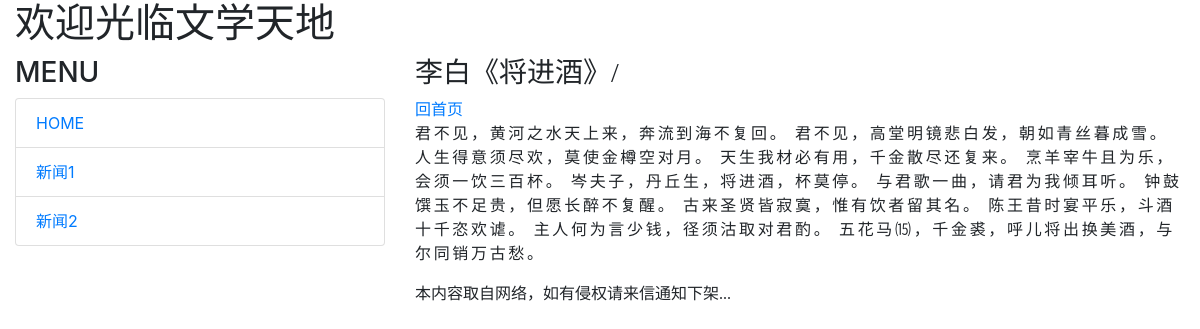
The page /post/qiangjinjiu-libai/ on the database its author committed.
### mainsite/models.py (models this page shows, shortened)
class Post(models.Model):
    title = models.CharField(max_length=200)
    slug = models.CharField(max_length=200)
    body = models.TextField()
    pub_date = models.DateTimeField(default=timezone.now)
    class Meta:
        ordering = ('-pub_date',)

### mainsite/views.py (the view)
# urls.py: path('post/<slug:slug>/', showpost),
def showpost(request, slug):
    try:
        post = Post.objects.get(slug = slug)
        if post != None:
            return render(request, 'post.html', locals())
    except:
        return redirect('/')

### templates/post.html (shortened to what this page needs)
{% extends "base.html" %}
{% block headmessage %}
<h3 style="font-family: 微软雅黑;">{{post.title}}/</h3>
<a style="font-family: 微软雅黑;" href="/">回首页</a>
{% endblock headmessage %}
{% block content %}
<p style="font-family: 微软雅黑;font-size:12pt;letter-spacing:2pt;">
  {{post.body}}</a>
</p>
{% endblock content %}

### rows shown on the page
Post: title "李白《将进酒》", body "君不见，黄河之水天上来，奔流到海不复回。 君不见，高堂明镜悲白发，朝如青丝暮成雪。 人生得意须尽欢，莫使金樽空对月。 天生我材必有用，千金散尽还复来。 烹羊宰牛且为乐，会须一饮三百杯。 岑夫子，丹丘生，将进酒，杯莫停。 与君歌一曲，请君为我倾耳听。 钟鼓馔玉不足贵，但愿长醉不复醒。 古来圣贤皆寂寞，惟有饮者留其名。 陈王昔时宴平乐，斗酒十千恣欢谑。 主人何为言少钱，径须沽取对君酌。 五花马⒂，千金裘，呼儿将出换美酒，与尔同销万古愁。"
